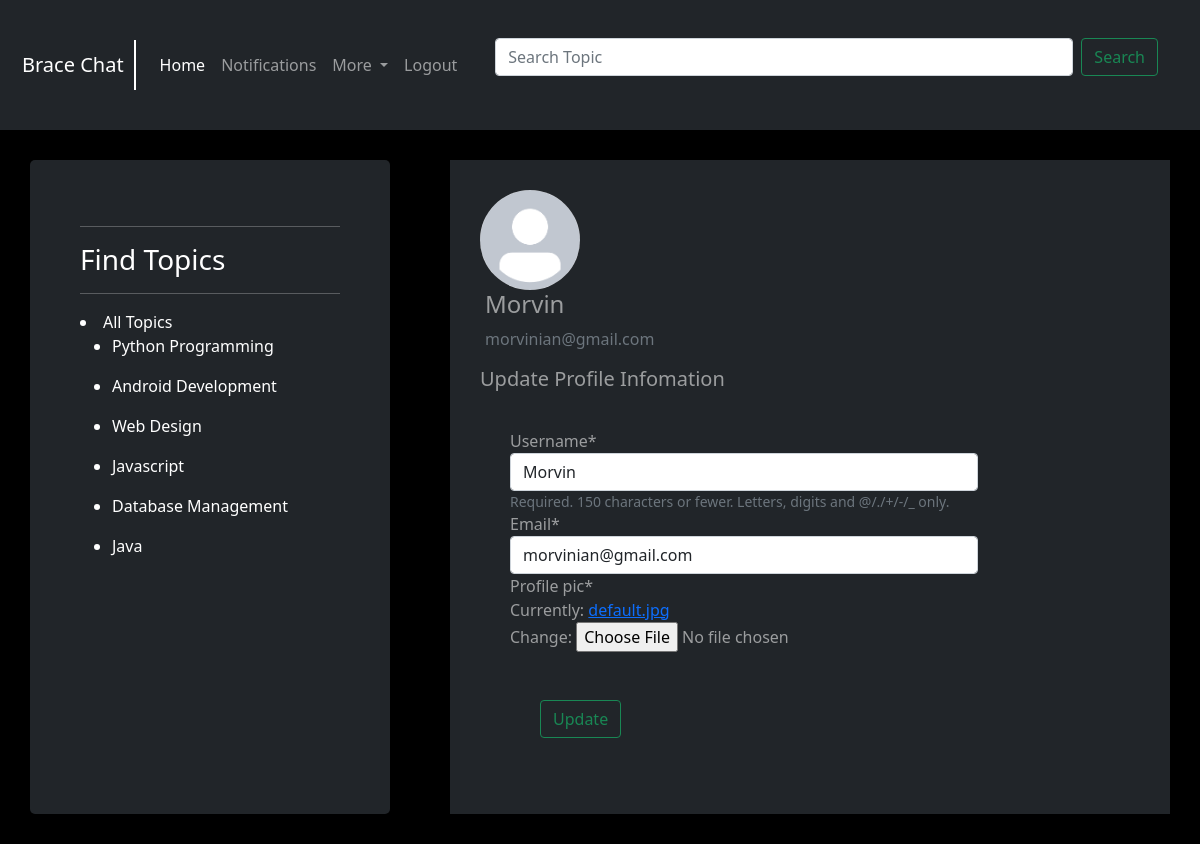
Page /profile/ (signed in) on the committed database.
### Chat/models.py (models this page shows, shortened)
class Topic(models.Model):
    name = models.CharField(max_length=100)

class Profile(models.Model):
    user = models.OneToOneField(User, on_delete=models.CASCADE)
    profile_pic = models.ImageField(default='default.jpg',upload_to='Profiles')

### Chat/views.py (the view)
# urls.py: path('profile/', views.profile, name='profile'),
@login_required(login_url='login')
def profile(request):
    topics = Topic.objects.all()
    if request.method == 'POST':
        d_form = UpdateDetails(request.POST, instance=request.user)
        p_form = UpdateProfile(request.POST,request.FILES, instance=request.user.profile)
        if d_form.is_valid() and p_form.is_valid():
            d_form.save()
            p_form.save()
            messages.info(request, 'Account Information Update succesful')
            return redirect('profile')
    else:
        d_form = UpdateDetails(instance=request.user)
        p_form = UpdateProfile(instance= request.user.profile)
    context = {"d_form":d_form,"p_form":p_form, "topics":topics}
    return render(request, 'Chat/profile.html',context)

### Chat/forms.py
class UpdateDetails(forms.ModelForm):
    email = forms.EmailField()
    class Meta:
        model = User
        fields = [ 'username','email']

class UpdateProfile(forms.ModelForm):
   class Meta:
       model = Profile
       fields = ['profile_pic']

### templates/Chat/profile.html (shortened to what this page needs)
{% extends 'Chat/main.html'%}
{% load crispy_forms_tags%}
{% block content%}
<div class="content bg-black">
    <div class="sidebar bg-dark">
        <hr> <h3>Find Topics</h3> <hr>
       <li > <a style="color: rgb(255, 255, 255); text-decoration: none;" href="{% url 'home-page'%}">All Topics</a></li>
        {% for topic in topics %}
           <ul>
               <li> <a style="color: rgb(255, 255, 255); text-decoration: none;"" href="{% url 'home-page' %}?q={{topic.name}}">{{topic.name}}</a></li>
           </ul>
        {% endfor %}
    </div>
     <div style="padding: 30px; width: 60%; color: rgba(242, 242, 242, 0.59);" class="container bg-dark ">
                <div class="media-body">
                    <img  style="object-fit: cover;" class="rounded-circle account-img" src="{{ user.profile.profile_pic.url }}" width="100px" height="100px">
                    <h4 style="margin-left: 5px;" class="account-heading ">{{user.username}}</h4>
                     <p style="margin-left: 5px;" class="text-secondary ">{{user.email}}</p>
                </div>
                    <h5>Update Profile Infomation</h5>
                    <form method='POST' enctype="multipart/form-data">
                         {{ d_form|crispy }}
                         {{ p_form|crispy }}
                        <button style="margin: 30px 30px 0px 30px;" class="btn btn-outline-success mt-5" type="submit" name="update" >Update</button>
                    </form>
        </div>
{% endblock %}

### templates/Chat/profile.html (style rules this page uses)
.content { display: flex; }
.sidebar { flex-basis: 30%; margin: 30px; color: white; padding: 50px; border-radius: 5px; }
.sidebar li a { color: wheat; }
.container { margin: 30px; }
form { padding: 30px; width: 80%; }

### rows in the picture
Topic: name "Python Programming"
Topic: name "Android Development"
Topic: name "Web Design"
Topic: name "Javascript"
Topic: name "Database Management"
Topic: name "Java"

### other values in the picture
{{ user.username }} "Morvin"
{{ user.email }} "morvinian@gmail.com"
